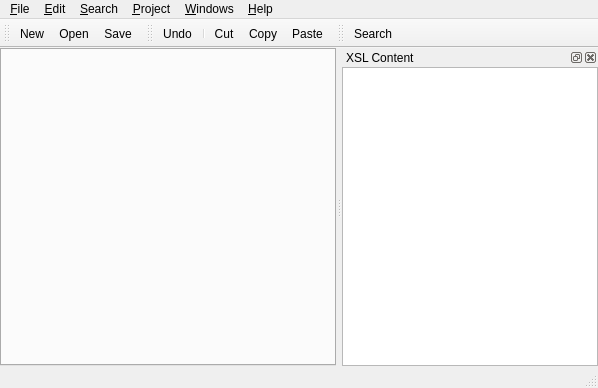
<ui version="4.0" >
 <class>MaintForm</class>
 <widget class="QMainWindow" name="MaintForm" >
  <property name="geometry" >
   <rect>
    <x>0</x>
    <y>0</y>
    <width>598</width>
    <height>388</height>
   </rect>
  </property>
  <property name="windowTitle" >
   <string>XML Visual Studio</string>
  </property>
  <widget class="QWidget" name="centralwidget" >
   <layout class="QGridLayout" >
    <property name="margin" >
     <number>0</number>
    </property>
    <property name="spacing" >
     <number>0</number>
    </property>
    <item row="0" column="0" >
     <widget class="TabEditor" name="m_tabEditors" />
    </item>
   </layout>
  </widget>
  <widget class="QMenuBar" name="menubar" >
   <property name="geometry" >
    <rect>
     <x>0</x>
     <y>0</y>
     <width>598</width>
     <height>29</height>
    </rect>
   </property>
   <widget class="QMenu" name="m_editMenu" >
    <property name="title" >
     <string>&amp;Edit</string>
    </property>
    <addaction name="m_undoAct" />
    <addaction name="m_redoAct" />
    <addaction name="separator" />
    <addaction name="m_cutAct" />
    <addaction name="m_copyAct" />
    <addaction name="m_pasteAct" />
    <addaction name="separator" />
    <addaction name="m_selectAllAct" />
    <addaction name="m_duplicateLineAct" />
    <addaction name="m_moveUpLineAct" />
    <addaction name="m_moveDownLineAct" />
    <addaction name="separator" />
    <addaction name="m_upperTextAct" />
    <addaction name="m_lowerTextAct" />
    <addaction name="separator" />
    <addaction name="m_commentLineAct" />
    <addaction name="m_uncommentLineAct" />
    <addaction name="m_completeAct" />
   </widget>
   <widget class="QMenu" name="m_fileMenu" >
    <property name="title" >
     <string>&amp;File</string>
    </property>
    <addaction name="m_newAct" />
    <addaction name="m_openAct" />
    <addaction name="m_saveAct" />
    <addaction name="m_saveAsAct" />
    <addaction name="m_saveAllAct" />
    <addaction name="separator" />
    <addaction name="m_closeAct" />
    <addaction name="m_closeAllAct" />
    <addaction name="separator" />
    <addaction name="m_printAct" />
    <addaction name="separator" />
    <addaction name="m_exitAct" />
   </widget>
   <widget class="QMenu" name="m_searchMenu" >
    <property name="title" >
     <string>&amp;Search</string>
    </property>
    <addaction name="m_searchAct" />
    <addaction name="m_searchNextAct" />
    <addaction name="separator" />
    <addaction name="m_replaceAct" />
   </widget>
   <widget class="QMenu" name="m_helpMenu" >
    <property name="title" >
     <string>&amp;Help</string>
    </property>
    <addaction name="m_aboutAct" />
    <addaction name="m_aboutQtAct" />
   </widget>
   <widget class="QMenu" name="m_projectMenu" >
    <property name="title" >
     <string>&amp;Project</string>
    </property>
    <addaction name="m_newProjectAct" />
    <addaction name="separator" />
    <addaction name="m_javaViewObjectListAct" />
   </widget>
   <widget class="QMenu" name="m_windowsMenu" >
    <property name="title" >
     <string>&amp;Windows</string>
    </property>
   </widget>
   <addaction name="m_fileMenu" />
   <addaction name="m_editMenu" />
   <addaction name="m_searchMenu" />
   <addaction name="m_projectMenu" />
   <addaction name="m_windowsMenu" />
   <addaction name="m_helpMenu" />
  </widget>
  <widget class="QStatusBar" name="statusbar" />
  <widget class="QToolBar" name="m_fileToolBar" >
   <property name="orientation" >
    <enum>Qt::Horizontal</enum>
   </property>
   <attribute name="toolBarArea" >
    <number>4</number>
   </attribute>
   <addaction name="m_newAct" />
   <addaction name="m_openAct" />
   <addaction name="m_saveAct" />
  </widget>
  <widget class="QToolBar" name="m_editToolBar" >
   <property name="orientation" >
    <enum>Qt::Horizontal</enum>
   </property>
   <attribute name="toolBarArea" >
    <number>4</number>
   </attribute>
   <addaction name="m_undoAct" />
   <addaction name="separator" />
   <addaction name="m_cutAct" />
   <addaction name="m_copyAct" />
   <addaction name="m_pasteAct" />
  </widget>
  <widget class="QDockWidget" name="m_xslContentDock" >
   <property name="allowedAreas" >
    <set>Qt::LeftDockWidgetArea|Qt::NoDockWidgetArea|Qt::RightDockWidgetArea</set>
   </property>
   <property name="windowTitle" >
    <string>XSL Content</string>
   </property>
   <attribute name="dockWidgetArea" >
    <number>2</number>
   </attribute>
   <widget class="QWidget" name="dockWidgetContents" >
    <layout class="QGridLayout" >
     <property name="margin" >
      <number>0</number>
     </property>
     <property name="spacing" >
      <number>0</number>
     </property>
     <item row="0" column="0" >
      <widget class="QTreeView" name="m_xslContentTreeView" />
     </item>
    </layout>
   </widget>
  </widget>
  <widget class="QToolBar" name="toolBar" >
   <property name="orientation" >
    <enum>Qt::Horizontal</enum>
   </property>
   <attribute name="toolBarArea" >
    <number>4</number>
   </attribute>
   <addaction name="m_searchAct" />
  </widget>
  <action name="m_newAct" >
   <property name="icon" >
    <iconset resource="application.qrc" >:/images/filenew.png</iconset>
   </property>
   <property name="text" >
    <string>&amp;New</string>
   </property>
   <property name="statusTip" >
    <string>Create a new file</string>
   </property>
   <property name="shortcut" >
    <string>Ctrl+N</string>
   </property>
  </action>
  <action name="m_openAct" >
   <property name="icon" >
    <iconset resource="application.qrc" >:/images/fileopen.png</iconset>
   </property>
   <property name="text" >
    <string>&amp;Open ...</string>
   </property>
   <property name="statusTip" >
    <string>Open an existing file</string>
   </property>
   <property name="shortcut" >
    <string>Ctrl+O</string>
   </property>
  </action>
  <action name="m_saveAct" >
   <property name="icon" >
    <iconset resource="application.qrc" >:/images/filesave.png</iconset>
   </property>
   <property name="text" >
    <string>&amp;Save</string>
   </property>
   <property name="statusTip" >
    <string>Save the document to disk</string>
   </property>
   <property name="shortcut" >
    <string>Ctrl+S</string>
   </property>
  </action>
  <action name="m_saveAsAct" >
   <property name="icon" >
    <iconset resource="application.qrc" >:/images/filesaveas.png</iconset>
   </property>
   <property name="text" >
    <string>Save &amp;As...</string>
   </property>
   <property name="statusTip" >
    <string>Save the document under a new name</string>
   </property>
  </action>
  <action name="m_saveAllAct" >
   <property name="icon" >
    <iconset resource="application.qrc" >:/images/filesaveall.png</iconset>
   </property>
   <property name="text" >
    <string>Save A&amp;ll...</string>
   </property>
   <property name="statusTip" >
    <string>Save all documents to disk</string>
   </property>
  </action>
  <action name="m_printAct" >
   <property name="icon" >
    <iconset resource="application.qrc" >:/images/fileprint.png</iconset>
   </property>
   <property name="text" >
    <string>&amp;Print ...</string>
   </property>
   <property name="statusTip" >
    <string>Print the current document</string>
   </property>
   <property name="shortcut" >
    <string>Ctrl+P</string>
   </property>
  </action>
  <action name="m_closeAct" >
   <property name="icon" >
    <iconset resource="application.qrc" >:/images/fileclose.png</iconset>
   </property>
   <property name="text" >
    <string>&amp;Close</string>
   </property>
   <property name="statusTip" >
    <string>Close the current document</string>
   </property>
   <property name="shortcut" >
    <string>Ctrl+W</string>
   </property>
  </action>
  <action name="m_closeAllAct" >
   <property name="text" >
    <string>&amp;Close All</string>
   </property>
   <property name="statusTip" >
    <string>Close all opened document</string>
   </property>
  </action>
  <action name="m_exitAct" >
   <property name="icon" >
    <iconset resource="application.qrc" >:/images/exit.png</iconset>
   </property>
   <property name="text" >
    <string>E&amp;xit</string>
   </property>
   <property name="statusTip" >
    <string>Exit the application</string>
   </property>
   <property name="shortcut" >
    <string>Ctrl+Q</string>
   </property>
  </action>
  <action name="m_undoAct" >
   <property name="icon" >
    <iconset resource="application.qrc" >:/images/undo.png</iconset>
   </property>
   <property name="text" >
    <string>&amp;Undo</string>
   </property>
   <property name="statusTip" >
    <string>Undo the last action</string>
   </property>
   <property name="shortcut" >
    <string>Ctrl+Z</string>
   </property>
  </action>
  <action name="m_redoAct" >
   <property name="icon" >
    <iconset resource="application.qrc" >:/images/redo.png</iconset>
   </property>
   <property name="text" >
    <string>&amp;Redo</string>
   </property>
   <property name="statusTip" >
    <string>Redo the next action</string>
   </property>
   <property name="shortcut" >
    <string>Ctrl+Shift+Z</string>
   </property>
  </action>
  <action name="m_cutAct" >
   <property name="icon" >
    <iconset resource="application.qrc" >:/images/editcut.png</iconset>
   </property>
   <property name="text" >
    <string>Cu&amp;t</string>
   </property>
   <property name="statusTip" >
    <string>Cut the current selection's contents to the clipboard</string>
   </property>
   <property name="shortcut" >
    <string>Ctrl+X</string>
   </property>
  </action>
  <action name="m_copyAct" >
   <property name="icon" >
    <iconset resource="application.qrc" >:/images/editcopy.png</iconset>
   </property>
   <property name="text" >
    <string>&amp;Copy</string>
   </property>
   <property name="statusTip" >
    <string>Copy the current selection's contents to the clipboard</string>
   </property>
  </action>
  <action name="m_pasteAct" >
   <property name="icon" >
    <iconset resource="application.qrc" >:/images/editpaste.png</iconset>
   </property>
   <property name="text" >
    <string>&amp;Paste</string>
   </property>
   <property name="statusTip" >
    <string>Paste the clipboard's contents into the current Paste the clipboard's contents into the current Paste the clipboard's contents into the current selection</string>
   </property>
   <property name="shortcut" >
    <string>Ctrl+V</string>
   </property>
  </action>
  <action name="m_selectAllAct" >
   <property name="text" >
    <string>&amp;Select All</string>
   </property>
   <property name="statusTip" >
    <string>Select all the text of the current editor</string>
   </property>
   <property name="shortcut" >
    <string>Ctrl+A</string>
   </property>
  </action>
  <action name="m_duplicateLineAct" >
   <property name="text" >
    <string>&amp;Duplicate current line</string>
   </property>
   <property name="toolTip" >
    <string>Duplicate current line</string>
   </property>
   <property name="shortcut" >
    <string>Ctrl+D</string>
   </property>
  </action>
  <action name="m_moveUpLineAct" >
   <property name="text" >
    <string>&amp;Move line up</string>
   </property>
   <property name="toolTip" >
    <string>Move line up</string>
   </property>
   <property name="shortcut" >
    <string>Ctrl+Alt+P</string>
   </property>
  </action>
  <action name="m_moveDownLineAct" >
   <property name="text" >
    <string>&amp;Move line down</string>
   </property>
   <property name="toolTip" >
    <string>Move line down</string>
   </property>
   <property name="shortcut" >
    <string>Ctrl+Alt+M</string>
   </property>
  </action>
  <action name="m_upperTextAct" >
   <property name="text" >
    <string>&amp;Upper Case</string>
   </property>
  </action>
  <action name="m_lowerTextAct" >
   <property name="text" >
    <string>&amp;Lower Case</string>
   </property>
  </action>
  <action name="m_commentLineAct" >
   <property name="text" >
    <string>&amp;Comment</string>
   </property>
   <property name="shortcut" >
    <string>Ctrl+Shift+C</string>
   </property>
  </action>
  <action name="m_uncommentLineAct" >
   <property name="text" >
    <string>&amp;Uncomment</string>
   </property>
   <property name="shortcut" >
    <string>Ctrl+Shift+D</string>
   </property>
  </action>
  <action name="m_completeAct" >
   <property name="text" >
    <string>Completer</string>
   </property>
   <property name="shortcut" >
    <string>Ctrl+E</string>
   </property>
  </action>
  <action name="m_searchAct" >
   <property name="icon" >
    <iconset resource="application.qrc" >:/images/find.png</iconset>
   </property>
   <property name="text" >
    <string>&amp;Search ...</string>
   </property>
   <property name="shortcut" >
    <string>Ctrl+F</string>
   </property>
  </action>
  <action name="m_searchNextAct" >
   <property name="text" >
    <string>Search previous/next</string>
   </property>
   <property name="shortcut" >
    <string>F3</string>
   </property>
  </action>
  <action name="m_replaceAct" >
   <property name="text" >
    <string>&amp;Replace ...</string>
   </property>
   <property name="shortcut" >
    <string>Ctrl+H</string>
   </property>
  </action>
  <action name="m_javaViewObjectListAct" >
   <property name="text" >
    <string>&amp;Java Object List</string>
   </property>
   <property name="statusTip" >
    <string>Change the path of the Java ViewObject. This files containts all fields of a non Dynamic ViewObject</string>
   </property>
  </action>
  <action name="m_newProjectAct" >
   <property name="icon" >
    <iconset resource="application.qrc" >:/images/filenew.png</iconset>
   </property>
   <property name="text" >
    <string>&amp;New project ...</string>
   </property>
  </action>
  <action name="m_aboutAct" >
   <property name="text" >
    <string>&amp;About</string>
   </property>
   <property name="statusTip" >
    <string>Show the application's About box</string>
   </property>
  </action>
  <action name="m_aboutQtAct" >
   <property name="text" >
    <string>About &amp;Qt</string>
   </property>
   <property name="statusTip" >
    <string>Show the Qt library's About box</string>
   </property>
  </action>
 </widget>
 <customwidgets>
  <customwidget>
   <class>TabEditor</class>
   <extends>QTabWidget</extends>
   <header>tabeditor.h</header>
  </customwidget>
 </customwidgets>
 <resources>
  <include location="application.qrc" />
 </resources>
 <connections>
  <connection>
   <sender>m_exitAct</sender>
   <signal>triggered()</signal>
   <receiver>MaintForm</receiver>
   <slot>close()</slot>
   <hints>
    <hint type="sourcelabel" >
     <x>-1</x>
     <y>-1</y>
    </hint>
    <hint type="destinationlabel" >
     <x>298</x>
     <y>193</y>
    </hint>
   </hints>
  </connection>
 </connections>
</ui>
